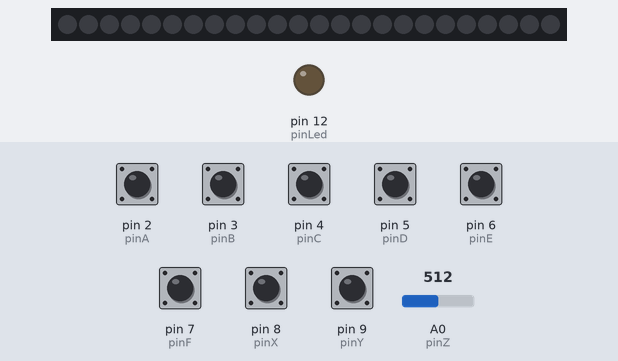
Bench run of a sketch on a simulated Arduino Uno, built with avr-gcc and run on an emulated ATmega328P. Shown: 24 RGB LEDs in strip order, left to right, output pins drawn as LEDs (lit = HIGH). The inputs (shaded band) are chosen by the test bench; at power-on: pin 2 (pinA), pin 3 (pinB), pin 4 (pinC), pin 5 (pinD), pin 6 (pinE), pin 7 (pinF), pin 8 (pinX), pin 9 (pinY) HIGH, A0 (pinZ) = 512. Dim RGB values are drawn brighter than linear; what the sketch prints to the serial monitor is not drawn.

Above: at 2.4 s.
2.5 s: pin 8 (pinX) pulled LOW for 0.15 s
At 3.0 s:
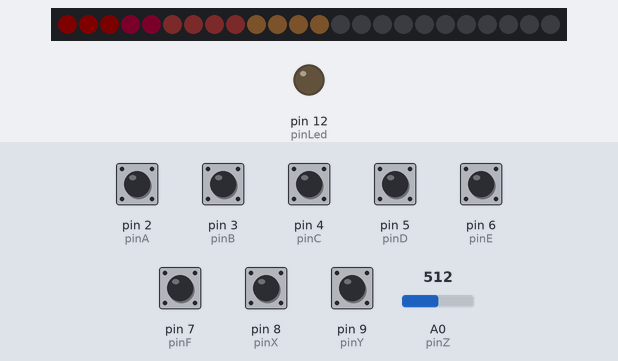
5.6 s: pin 8 (pinX) pulled LOW for 1 s
At 6.5 s:
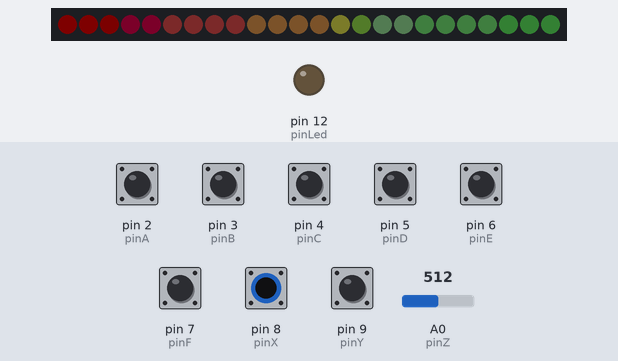
9.6 s: pin 6 (pinE) pulled LOW for 0.15 s
At 10.0 s:
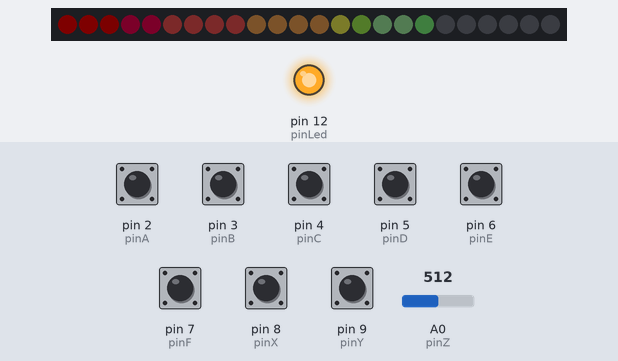
12.1 s: pin 6 (pinE) pulled LOW for 1 s
At 14.36 s:
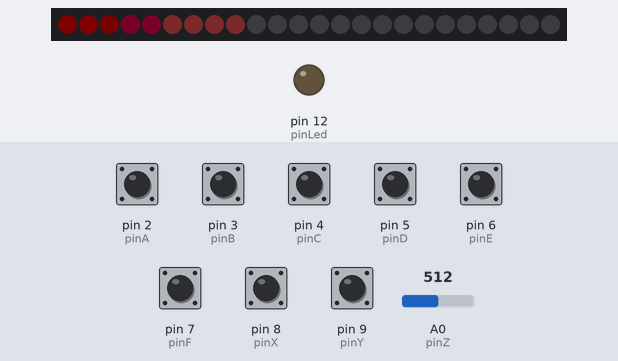
14.6 s: pin 9 (pinY) pulled LOW for 0.15 s
At 14.68 s:
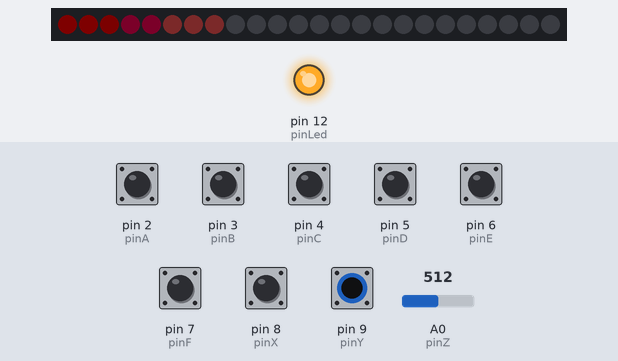
Timing chart, 0 to 17.6 s (numbered marks = the images above; inputs shaded):
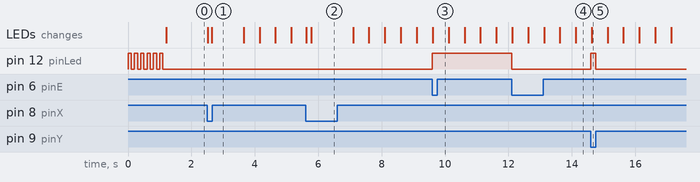

The sketch:

main_IO.ino
```cpp
#include "Adafruit_NeoPixel.h"

//Pinos led
#define pinLED 10 //Pino SIG da cascata de led
#define ledCount 24
Adafruit_NeoPixel strip(ledCount, pinLED, NEO_GRB + NEO_KHZ800);

#define pinA 2
#define pinB 3
#define pinC 4
#define pinD 5
#define pinE 6
#define pinF 7

#define pinX 8
#define pinY 9
#define pinZ A0

#define pinLed 12
void setup() {
  Serial.begin(115200);
  pinMode(pinA, INPUT_PULLUP);
  pinMode(pinB, INPUT_PULLUP);
  pinMode(pinC, INPUT_PULLUP);
  pinMode(pinD, INPUT_PULLUP);
  pinMode(pinE, INPUT_PULLUP);
  pinMode(pinF, INPUT_PULLUP);

  pinMode(pinX, INPUT_PULLUP);
  pinMode(pinY, INPUT_PULLUP);
  pinMode(pinZ, INPUT);

  pinMode(pinLed, OUTPUT);

  for (int i = 0; i <= 5; i++) {
    digitalWrite(pinLed, HIGH);
    delay(100);
    digitalWrite(pinLed, LOW);
    delay(100);
  }


  strip.setBrightness(20);
  strip.begin();
  strip.show();
}

boolean ledLastState = false;

void sendDataUSB(int state, int lastState, char lowMessage, char highMessage) {
  if (state != lastState) {
    if (state == LOW) {
      Serial.write(lowMessage);

      //Controle do Led
      if (lowMessage == 'I') {
        digitalWrite(pinLed, !ledLastState);
        ledLastState = !ledLastState;
      }
      if (lowMessage == 'M') {
        digitalWrite(pinLed, HIGH);
      }

    }
    else {
      Serial.write(highMessage);

      //Controle do Led
      if (highMessage == 'N') {
        digitalWrite(pinLed, LOW);
      }
    }


    delay(10);
  }
}

int mode = 1;

int ALastState = HIGH;
int BLastState = HIGH;
int CLastState = HIGH;
int DLastState = HIGH;
int ELastState = HIGH;
int FLastState = HIGH;

int XLastState = HIGH;
int YLastState = HIGH;

int inZ = 0;
int ZLastState = 0;
int muteAux = 0;

//Controle do anel de led
int indexAudioLed = 0;
unsigned long tempLed = 1000;
unsigned long tempLedAnt = 1000;

void loop() {
  //Acelerador
  int XState = digitalRead(pinX);
  sendDataUSB(XState, XLastState, 'x', 'z');
  XLastState = XState;

  //Controle dos Leds
  tempLed = millis();
  if (digitalRead(pinX) == false && tempLed - tempLedAnt > 10) {
    tempLedAnt = tempLed;

    strip.setPixelColor(indexAudioLed, 50-indexAudioLed, indexAudioLed*3, indexAudioLed+10);
    if (indexAudioLed < 23) {
      indexAudioLed++;
    }
  }
  if (digitalRead(pinX) == true && tempLed - tempLedAnt > 500) {
    tempLedAnt = tempLed;

    strip.setPixelColor(indexAudioLed, 0, 0, 0);
    if (indexAudioLed > 0) {
      indexAudioLed--;
    }
  }
  strip.show();

  //-------------------------------------------------------------------------------------------------------------------------------
  int AState = digitalRead(pinA);
  sendDataUSB(AState, ALastState, 'A', 'B');
  ALastState = AState;

  int BState = digitalRead(pinB);
  sendDataUSB(BState, BLastState, 'C', 'D');
  BLastState = BState;

  int CState = digitalRead(pinC);
  sendDataUSB(CState, CLastState, 'E', 'F');
  CLastState = CState;

  int DState = digitalRead(pinD);
  sendDataUSB(DState, DLastState, 'G', 'H');
  DLastState = DState;

  int EState = digitalRead(pinE);
  sendDataUSB(EState, ELastState, 'I', 'J');
  ELastState = EState;

  int FState = digitalRead(pinF);
  sendDataUSB(FState, FLastState, 'K', 'L');
  FLastState = FState;

  int YState = digitalRead(pinY);
  sendDataUSB(YState, YLastState, 'M', 'N');
  YLastState = YState;

  //Volume ++
  inZ = map(analogRead(pinZ), 0, 1023, 0, 100);
  if (inZ > (ZLastState + 5)) {
    ZLastState = inZ;
    Serial.write('O');
  }
  //Volume --
  if (inZ < (ZLastState - 5)) {
    ZLastState = inZ;
    Serial.write('P');
  }

  //Muta o audio, estrutura feita para que o audio seja mutado apenas uma vez enquanto inZ for 0
  if ((inZ == 0) && (muteAux == 0)) {
    ZLastState = inZ;
    muteAux = 1;
    Serial.write('Q');

  } else if (inZ != 0) {
    muteAux = 0;
  }

}
```

Measured:
- after the input at 2.5 s, the LEDs: first change at once (image 1 shows a later state)
- after the input at 5.6 s, the LEDs: first change at once (image 2 shows a later state)
- after the input at 9.6 s, pin 12 (pinLed): LOW → HIGH at once
- after the input at 12.1 s, pin 12 (pinLed): HIGH → LOW at once
- after the input at 14.6 s, pin 12 (pinLed): LOW → HIGH at once, → LOW 0.15 s later
